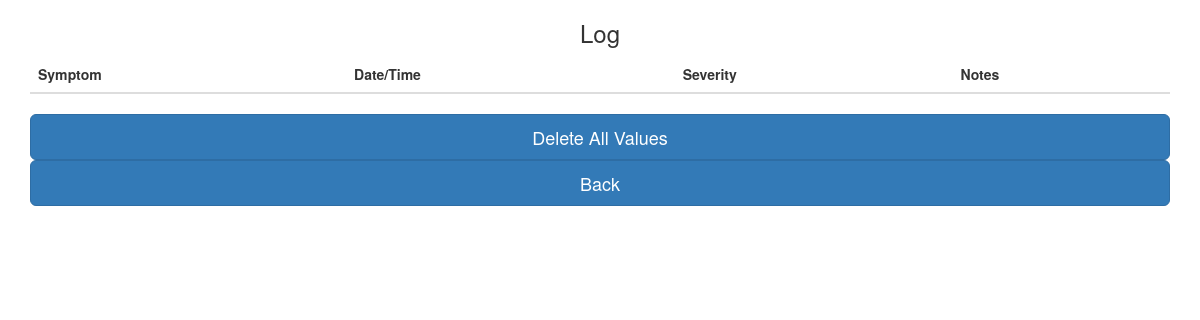
Before: /log (signed in) with the older database file.
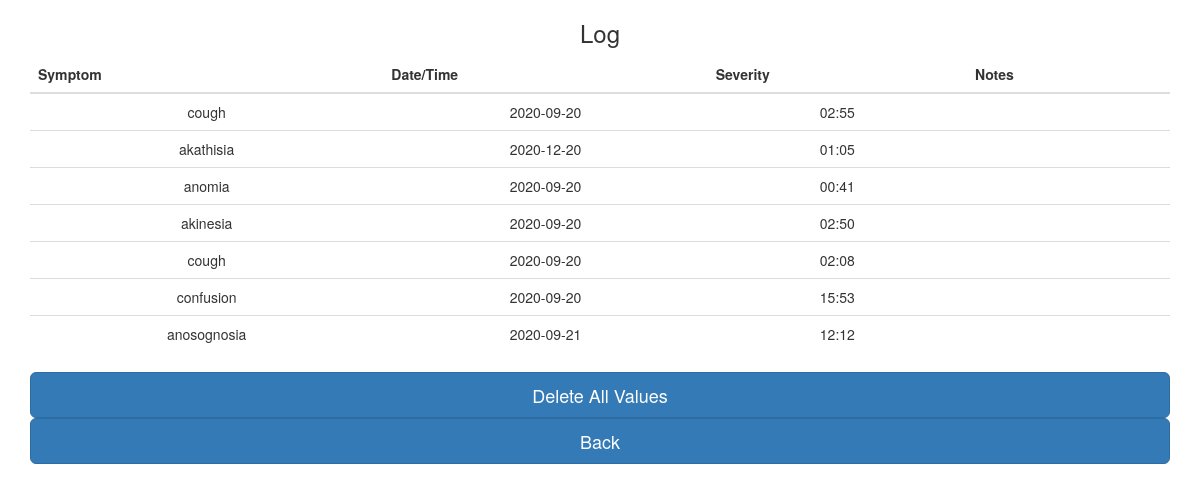
After: the same page with the newer database file.
### tables this page shows
CREATE TABLE symptom_table (username message_text, symptom message_text, date date,time time);

### app.py (the view)
@app.route('/log')
def log():
    if not session.get('logged_in'):
        return redirect('/error')
    username = session['username']
    symptoms = get_symptoms(username)
    return render_template('log.html', symptoms=symptoms)

### app.py (called while the page is built)
@app.after_request
def add_header(r):
    r.headers["Cache-Control"] = "no-cache, no-store, must-revalidate"
    r.headers["Pragma"] = "no-cache"
    r.headers["Expires"] = "0"
    r.headers['Cache-Control'] = 'public, max-age=0'
    return r

### src/db.py (called while the page is built)
def find_symptoms(username):
    conn = sqlite3.connect(db)
    c = conn.cursor()
    symptoms = c.execute('''SELECT * FROM symptom_table WHERE username=?;''',
                         (username, )).fetchall()
    conn.commit()
    conn.close()
    return symptoms

### src/track.py (called while the page is built)
def get_symptoms(username):
    return find_symptoms(username)

### templates/log.html
{% extends 'base.html' %}
{% block content %}
<div class="container text-center">
    <h3>Log</h3>
    <table class="table">
        <thead>
        <tr>
            <th>Symptom</th>
            <th>Date/Time</th>
            <th>Severity</th>
            <th>Notes</th>
        </tr>
        </thead>
        <tbody>
        {% for symptom_data in symptoms %}
            <tr>
                <td>{{ symptom_data[1] }}</td>
                <td>{{ symptom_data[2] }}</td>
                <td>{{ symptom_data[3] }}</td>
                <td>{{ symptom_data[4] }}</td>
            </tr>
        {% endfor %}
        </tbody>
    </table>
    <form action="/deleted" method="POST">
        <input type="submit" value="Delete All Values" class="btn btn-primary btn-lg btn-block">
    </form>
     <form action="/dashboard">
         <input type="submit" value="Back" class="btn btn-primary btn-lg btn-block">
     </form>
</div>
{% endblock %}

### templates/base.html (shortened to what this page needs)
{% extends 'bootstrap/base.html' %}

Changed rows visible on the page:
added symptom_table: symptom "cough", date "2020-09-20", time "02:55"
added symptom_table: symptom "akathisia", date "2020-12-20", time "01:05"
added symptom_table: symptom "anomia", date "2020-09-20", time "00:41"
added symptom_table: symptom "akinesia", date "2020-09-20", time "02:50"
added symptom_table: symptom "cough", date "2020-09-20", time "02:08"
added symptom_table: symptom "confusion", date "2020-09-20", time "15:53"
added symptom_table: symptom "anosognosia", date "2020-09-21", time "12:12"
